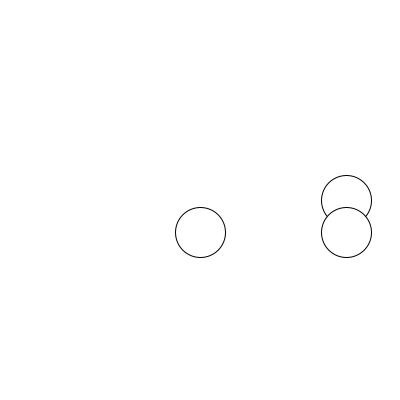
Frame 1 (no input)
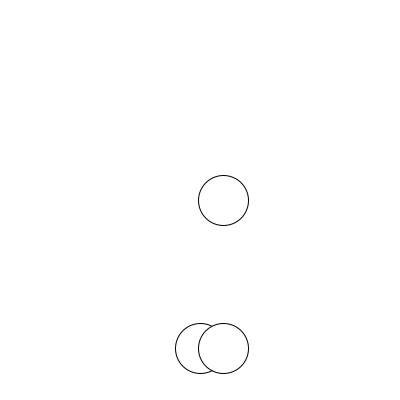
Frame 60 (the mouse pressed at the canvas centre just before this capture)
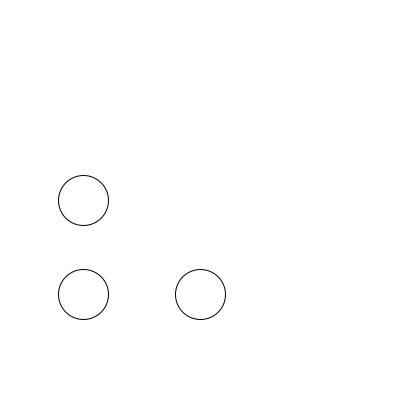
Frame 120 (the mouse held since frame 60 and released just before this capture)

The Processing sketch that drew these frames (run headless with seeded random() and noise(); from frame 60 on, the mouse is pressed at the canvas centre):

// Processing sketch: trig_01_basic_move
// ── trig_01_basic_move.pde
// Basic Movement Using Trig Functions
// Example by Andy Wallace for Trig Workshop at Wonderville on 2019.08.10

void setup(){
  size(400,400);
}

void draw(){
  background(255, 255, 255);
  
  //how far we want the balls to move from the center
  float range = 150;
  
  //using time to generate our angle. This will go up infititely and that's fine!
  float angle = millis() / 1000.0;
  
  println (sin(angle));
  
  //using cosine to generate an X position
  float x1 = width/2 + cos(angle) * range;
  float y1 = height/2;
  
  ellipse(x1,y1, 50,50);
  
  //using sine to generate a Y position
  float x2 = width/2;
  float y2 = height/2 + sin(angle) * range;
  
  ellipse(x2,y2, 50,50);
  
  //putting them together to get an orbit
  ellipse(x1,y2, 50,50);
  
}
